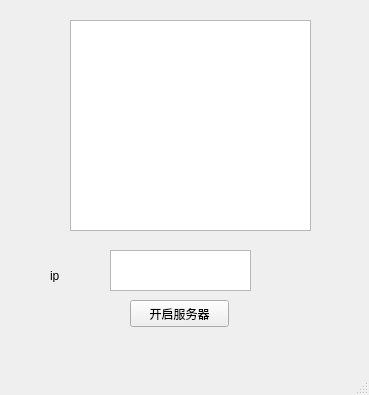
<?xml version="1.0" encoding="UTF-8"?>
<ui version="4.0">
 <class>TcpServer</class>
 <widget class="QMainWindow" name="TcpServer">
  <property name="geometry">
   <rect>
    <x>0</x>
    <y>0</y>
    <width>369</width>
    <height>395</height>
   </rect>
  </property>
  <property name="windowTitle">
   <string>MainWindow</string>
  </property>
  <widget class="QWidget" name="centralwidget">
   <widget class="QPushButton" name="startBtn">
    <property name="geometry">
     <rect>
      <x>130</x>
      <y>300</y>
      <width>99</width>
      <height>27</height>
     </rect>
    </property>
    <property name="text">
     <string>开启服务器</string>
    </property>
   </widget>
   <widget class="QTextEdit" name="textEdit">
    <property name="geometry">
     <rect>
      <x>110</x>
      <y>250</y>
      <width>141</width>
      <height>41</height>
     </rect>
    </property>
    <property name="readOnly">
     <bool>true</bool>
    </property>
   </widget>
   <widget class="QLabel" name="label">
    <property name="geometry">
     <rect>
      <x>50</x>
      <y>270</y>
      <width>54</width>
      <height>12</height>
     </rect>
    </property>
    <property name="text">
     <string>ip</string>
    </property>
   </widget>
   <widget class="QTextBrowser" name="textBrowser">
    <property name="geometry">
     <rect>
      <x>70</x>
      <y>20</y>
      <width>241</width>
      <height>211</height>
     </rect>
    </property>
   </widget>
  </widget>
  <widget class="QMenuBar" name="menubar">
   <property name="geometry">
    <rect>
     <x>0</x>
     <y>0</y>
     <width>369</width>
     <height>23</height>
    </rect>
   </property>
  </widget>
  <widget class="QStatusBar" name="statusbar"/>
 </widget>
 <resources/>
 <connections/>
</ui>
